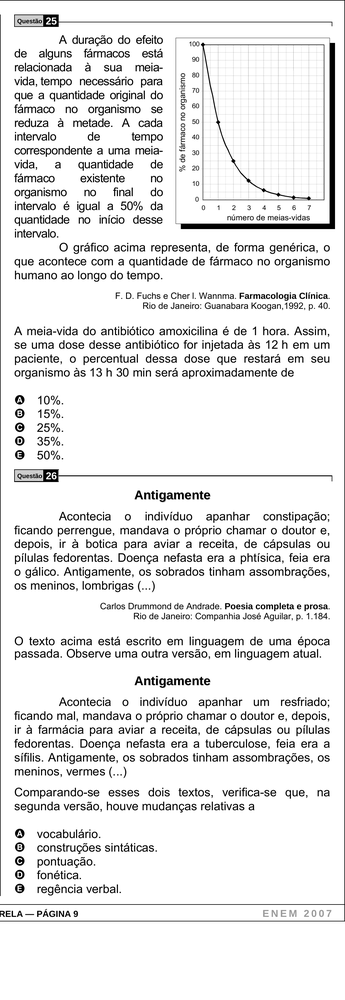
#> input picture 4Passo-RemoverBordasCentraisDasMetades/divididas-com-bordas-do-meio/pagina_enem_10_direita.png, 345 x 1000 px, shrunk from 1141 x 3309 before the run; its folder holds 4 pictures in this run
$ python remover-bordas-internas.py
#> lines starting #> are read from the running program, lines starting #| are printed output that depends on the picture
"""
Propósito: Remover a bordinha interna que fica entre as colunas
Autor: Alexandre Nassar de Peder
Criação: 02/10/2025
Atualização: 03/06/2026

OBS1: puxe a pasta "divididas-com-bordas-do-meio" do passo 3 para essa pasta do passo 4
OBS2: As imagens da coluna da esquerda tem uma bordinha no lado direito
OBS3: As imagens da coluna da direita tem uma bordinha no lado esquerdo
OBS4: abra as imagens no GIMP para contar pixels e saber quantos pixels cortar da borda interna
OBS5: Atualize as linhas 35 e 39 com os valores corretos de corte (esquerda, superior, direita, inferior) para a respectiva coluna (esquerda/direita)

"""
from PIL import Image
import os

pasta_imagens = "divididas-com-bordas-do-meio"
pasta_saida = "divididas-sem-bordas-do-meio"

os.makedirs(pasta_saida, exist_ok=True)

for nome_arquivo in os.listdir(pasta_imagens):
    if nome_arquivo.lower().endswith(".png"):
        caminho_entrada = os.path.join(pasta_imagens, nome_arquivo)
        imagem = Image.open(caminho_entrada)
#> imagem is the input picture: PIL image 345x1000 RGB; min 0, max 255, mean 231.9

        largura, altura = imagem.size
#> largura = 345; altura = 1000

        # Aplica o corte original das bordas totais
        caixa_corte = (0, 0, largura, altura)
#> caixa_corte = (0, 0, 345, 1000)

        # Aplica cortes adicionais baseados no nome do arquivo
        if nome_arquivo.endswith("_esquerda.png"):
            # Remover pixels da borda direita das imagens de coluna da esquerda, nesse exemplo, 25 pixels
            caixa_corte = (caixa_corte[0], caixa_corte[1], caixa_corte[2] - 48, caixa_corte[3]) # ATUALIZE AQUI O VALOR DE CORTE PARA A COLUNA DA ESQUERDA (esquerda, superior, direita, inferior)

        elif nome_arquivo.endswith("_direita.png"):
            # Remover pixels da borda esquerda das imagens de coluna da direita, nesse exemplo, 25 pixels
            caixa_corte = (caixa_corte[0] + 48, caixa_corte[1], caixa_corte[2], caixa_corte[3]) # ATUALIZE AQUI O VALOR DE CORTE PARA A COLUNA DA DIREITA (esquerda, superior, direita, inferior)
#> caixa_corte = (48, 0, 345, 1000)

        imagem_cortada = imagem.crop(caixa_corte)
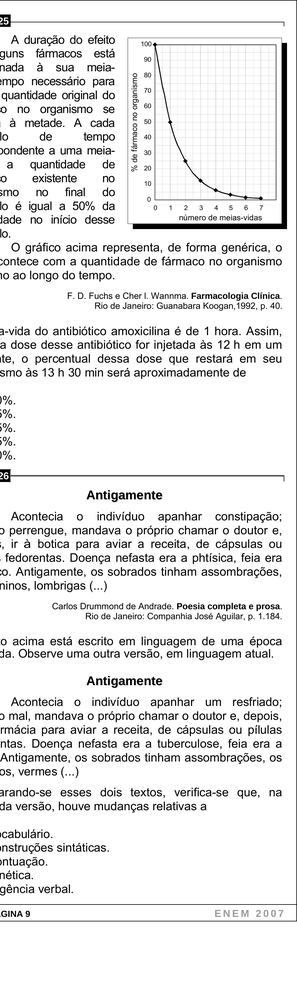
#> imagem_cortada: PIL image 297x1000 RGB; min 0, max 255, mean 232.5

        caminho_saida = os.path.join(pasta_saida, nome_arquivo)
        imagem_cortada.save(caminho_saida)
#> pass 2 of the loop `for nome_arquivo in os.listdir(pasta_imagens):`:
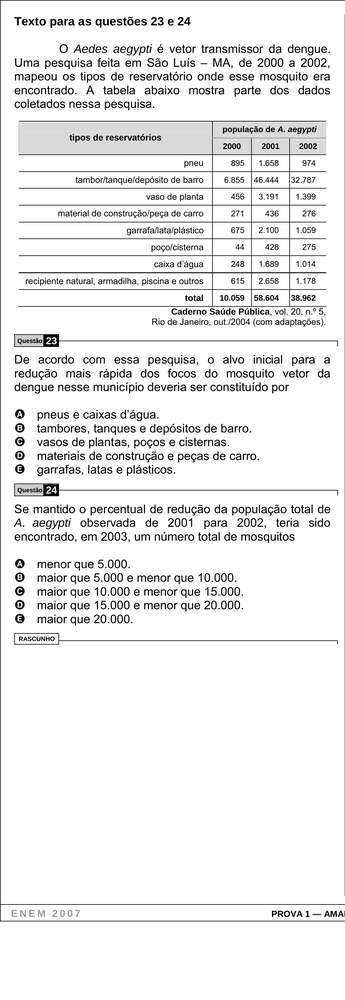
#> input picture 4Passo-RemoverBordasCentraisDasMetades/divididas-com-bordas-do-meio/pagina_enem_10_esquerda.png, 345 x 1000 px, shrunk from 1140 x 3309 before the run
#> imagem is the input picture: PIL image 345x1000 RGB; min 0, max 255, mean 237.2
#> `imagem_cortada = imagem.crop(caixa_corte)`:
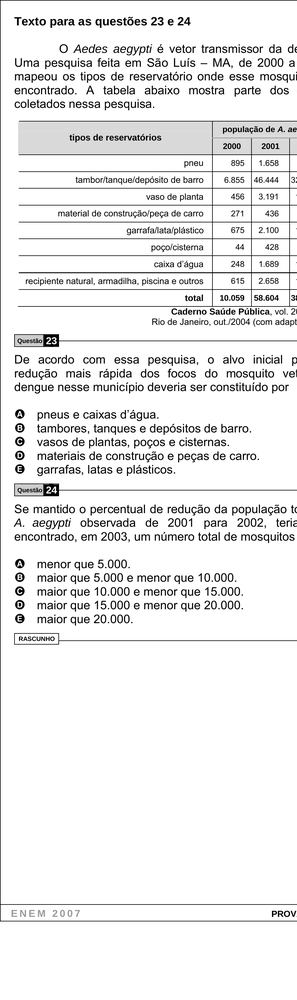
#> imagem_cortada: PIL image 297x1000 RGB; min 0, max 255, mean 236.1
#> pass 3 of the loop `for nome_arquivo in os.listdir(pasta_imagens):`:
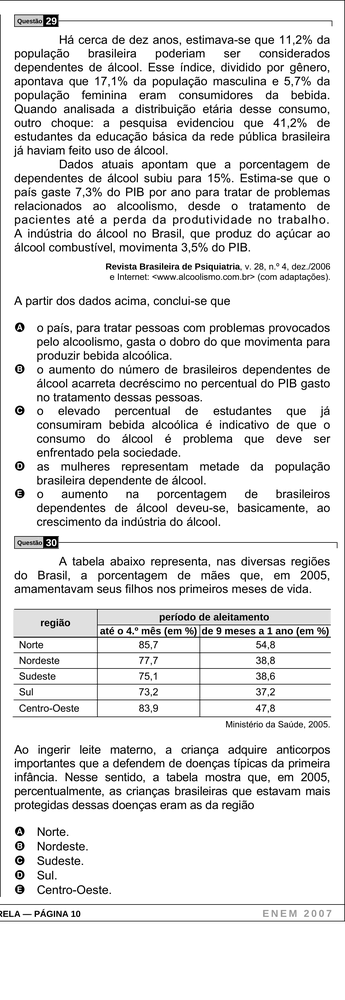
#> input picture 4Passo-RemoverBordasCentraisDasMetades/divididas-com-bordas-do-meio/pagina_enem_11_direita.png, 345 x 1000 px, shrunk from 1141 x 3309 before the run
#> imagem is the input picture: PIL image 345x1000 RGB; min 0, max 255, mean 228
#> `imagem_cortada = imagem.crop(caixa_corte)`:
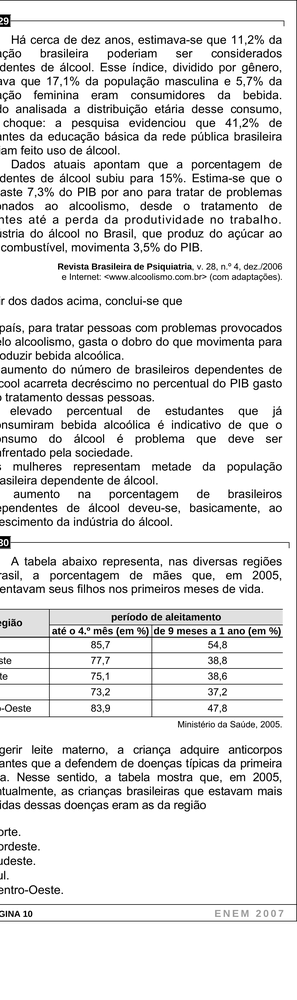
#> imagem_cortada: PIL image 297x1000 RGB; min 0, max 255, mean 227.9
#> the loop made 4 passes; the first 3 are shown

print("Recorte das bordas concluído.")
